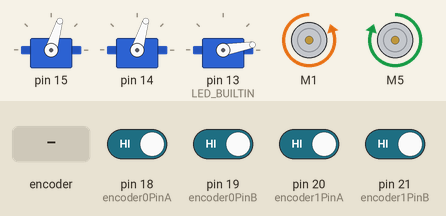
This sketch was run on a simulated Arduino Mega 2560, built with avr-gcc and run on an emulated ATmega2560. Parts: 3 × servo, 2 × DC motor (green arrow = forward, orange = backward, longer = faster). Inputs (shaded band) come from the test bench; at power-on: pin 18 (encoder0PinA), pin 19 (encoder0PinB), pin 20 (encoder1PinA), pin 21 (encoder1PinB) HIGH. The ROS host is connected and sends only what is stated.

Above: at 1.2 s.
1.3 s: rotary encoder on pin 18 (encoder0PinA) / pin 19 (encoder0PinB) turned 1 step (first pin leading)
At 4.02 s:
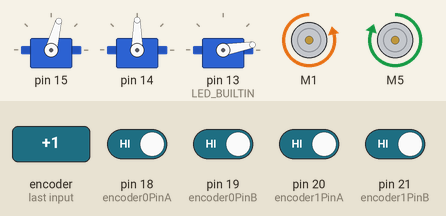
At 5.52 s:
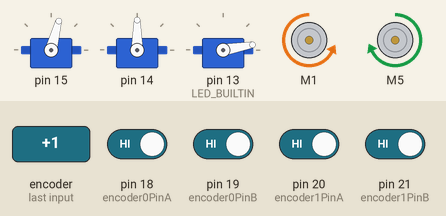
Timing chart, 0 to 22.6 s (numbered marks = the images above; inputs shaded):
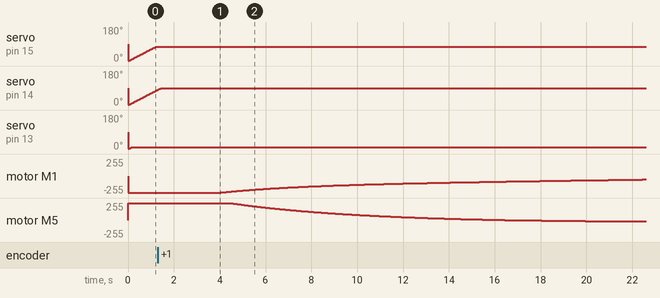

Measured:
- after the input at 1.3 s, motor M1: moves from backward 254/255 to backward 52/255 over 18.6 s, starting after 2.6 s; motor M5: moves from forward 254/255 to backward 19/255 over 17.6 s, starting after 3.2 s

The sketch:

full_controller.ino
```cpp
// (licence header left out)
#include <ros.h>
#include <std_msgs/UInt16.h>
#include <geometry_msgs/Pose2D.h>
#include "CytronMotorDriver.h"
#include <math.h>
#include <Servo.h>

// Wheelbase Motion code

ros::NodeHandle nh;
// define encoder pins
const int encoder0PinA = 18; // interrupt pin 5 on MEGA
const int encoder0PinB = 19; // interrupt pin 4 on MEGA

const int encoder1PinA = 20; // interrupt pin 3 on MEGA
const int encoder1PinB = 21; // interrupt pin 2 on MEGA

unsigned long timeNow = 0;
unsigned long timeDlt = 0;
float         timeStp = 0.0;
unsigned long timePrv = 0;

// encoder value change motor turn angles
const float ratio = 2*PI/3280.0;
// 360. -> 1 turn (in deg)
// 2*PI -> 1 turn (in rad)
// 3280 -> Gear and Encoder Ratio

// declare and initialize global encoder position variables
volatile long encoder0Pos = 0;
volatile long encoder1Pos = 0;

// Configure the motor driver.
CytronMD motor1(PWM_DIR, 1, 0); // PWM 1 = Pin 1, DIR 1 = Pin 0.
CytronMD motor2(PWM_DIR, 5, 4); // PWM 2 = Pin 5, DIR 2 = Pin 4.

// Define parameters for Dijkstra and Dynamic Window Approach
// float dist_threshold = 0.25; // threshold distance to goal
float dist_threshold = 0.01; // threshold distance to goal
float angle_threshold = 0.01; // threshold orientation to goal

float wheelDiameter = 0.05; // meter
float wheelRadius = wheelDiameter/2.0;
float interWheelDistance = 0.14; // meter
//scannerPoseWrtBob = bob_getScannerPose(connection);

// controller parameters
float Krho = 0.7;
float Kalpha = 2.0;
float Kbeta = -0.6;
// float Kalpha = 0.0;
// float Kbeta = -0.00;
bool backwardAllowed = false;
bool useConstantSpeed = false;
float constantSpeed = 4;
float constantSpeed2 = 20;

float wheelLPos = 0.0;
float wheelRPos = 0.0;

float wheelLVel = 0.0;
float wheelRVel = 0.0;

float wheelRPosPrv = 0.0;
float wheelLPosPrv = 0.0;

float x = 0.0;
float y = 0.0;
float theta = 0.0;

float xR_dot = 0.0;
float theta_dot = 0.0;

float xR = 0.0; // delete later

float x_dot = 0.0;
float y_dot = 0.0;

// float xg = 1.0;
// float yg = 0.5;
// float thetag = -PI/4;

float xg = 1.0;
float yg = 0.0;
float thetag = PI/2;

float rho = 0.0;
float lambda = 0.0;
float alpha = 0.0;

float beta_mot = 0.0;

float vu = 0.0;
float omega = 0.0;

float Phia = 0.0;
float Phib = 0.0;

float RightWheelVelocity = 0.0;
float LeftWheelVelocity = 0.0;

float dtheta = 0.0;

bool EndCond = false;
bool StartCond = false;

int left_pwm = 0;
int right_pwm = 0;

float normalizeAngle(float angle) {
  // normalizeAngle   set angle to the range [-pi,pi)
  return fmod((angle+PI),(2*PI)) - PI;
}

void doEncoder0A() {
  encoder0Pos += (digitalRead(encoder0PinA) == digitalRead(encoder0PinB))?1:-1;
}

void doEncoder0B() {
  encoder0Pos -= (digitalRead(encoder0PinA) == digitalRead(encoder0PinB))?1:-1;
}

void doEncoder1A() {
  encoder1Pos += (digitalRead(encoder1PinA) == digitalRead(encoder1PinB))?1:-1;
}

void doEncoder1B() {
  encoder1Pos -= (digitalRead(encoder1PinA) == digitalRead(encoder1PinB))?1:-1;
}

// Servo Code

int neck_len = 75;
int neck_yaw = 90;
int neck_pitch = 10;

void neck_len_cb(const std_msgs::UInt16& cmd_msg){
  neck_len = cmd_msg.data;
}

void neck_yaw_cb(const std_msgs::UInt16& cmd_msg){
  neck_yaw = cmd_msg.data;
}

void neck_pitch_cb(const std_msgs::UInt16& cmd_msg){
  neck_pitch = cmd_msg.data;
}

void pose2d_cb(const geometry_msgs::Pose2D& cmd_msg){
  xg = cmd_msg.x;
  yg = cmd_msg.y;
  thetag = cmd_msg.theta;
}

ros::Subscriber<std_msgs::UInt16> sub1("neck_len", neck_len_cb);
ros::Subscriber<std_msgs::UInt16> sub2("neck_yaw", neck_yaw_cb);
ros::Subscriber<std_msgs::UInt16> sub3("neck_pitch", neck_pitch_cb);
ros::Subscriber<geometry_msgs::Pose2D> sub4("travel_pose", pose2d_cb);

class Sweeper
{
  Servo servo;              // the servo
  int pos;              // current servo position
  int increment;        // increment to move for each interval
  int updateInterval;      // interval between updates
  unsigned long lastUpdate; // last update of position

public:
  Sweeper(int interval)
  {
    updateInterval = interval;
    increment = 1;
  }

  void Attach(int pin)
  {
    servo.attach(pin);
  }

  void Detach()
  {
    servo.detach();
  }

  void GoTo(int posDes)
  {
    if((millis() - lastUpdate) > updateInterval)  // time to update
    {
      lastUpdate = millis();
      if (pos < posDes)
        pos += increment;
      if (pos > posDes)
        pos -= increment;
      servo.write(pos);
      //Serial.println(pos);
    }
  }

  void MoveCheck(int posDes)
  {
    if(pos-posDes < 1 && pos-posDes > -1)
    {
      digitalWrite(LED_BUILTIN, LOW);  // Update the actual LED
    }
    else
    {
      digitalWrite(LED_BUILTIN, HIGH);   // Update the actual LED
    }
  }

  void Update()
  {
    if((millis() - lastUpdate) > updateInterval)  // time to update
    {
      lastUpdate = millis();
      pos += increment;
      servo.write(pos);
      if ((pos >= 1) || (pos <= 0)) // end of sweep
      {
        // reverse direction
        increment = -increment;
      }
    }
  }
};

Sweeper sweeper1(15);
Sweeper sweeper2(15);
Sweeper sweeper3(15);


void setup()
{
  nh.initNode();
  //nh.advertise(imu_pub);

// Wheelbase motion
  pinMode(encoder0PinA, INPUT_PULLUP);
  pinMode(encoder0PinB, INPUT_PULLUP);

  // encoder pin on interrupt #5 (pin 18)
  attachInterrupt(digitalPinToInterrupt(encoder0PinA), doEncoder0A, CHANGE);

  // encoder pin on interrupt #4 (pin 19)
  attachInterrupt(digitalPinToInterrupt(encoder0PinB), doEncoder0B, CHANGE);

  pinMode(encoder1PinA, INPUT_PULLUP);
  pinMode(encoder1PinB, INPUT_PULLUP);

  // encoder pin on interrupt #3 (pin 20)
  attachInterrupt(digitalPinToInterrupt(encoder1PinA), doEncoder1A, CHANGE);

  // encoder pin on interrupt #2 (pin 21)
  attachInterrupt(digitalPinToInterrupt(encoder1PinB), doEncoder1B, CHANGE);

  // end of encoder code

  timePrv = millis();
  timeStp = 0.008;

  // Servo

  nh.subscribe(sub1);
  nh.subscribe(sub2);
  nh.subscribe(sub3);

  sweeper1.Attach(15);
  sweeper2.Attach(14);
  sweeper3.Attach(13);

  sweeper1.GoTo(80);
  sweeper2.GoTo(80);
  sweeper3.GoTo(10);

}

void loop()
{

  // Servo

  sweeper1.GoTo(neck_len);
  sweeper2.GoTo(neck_yaw);
  sweeper3.GoTo(neck_pitch);

  sweeper1.MoveCheck(neck_len);
  sweeper2.MoveCheck(neck_yaw);
  sweeper3.MoveCheck(neck_pitch);

// Wheelbase
  if (StartCond == true) {
    if (EndCond == false) {

      // run control step
      rho = sqrt(pow((xg-x),2)+pow((yg-y),2));        // pythagoras theorem, sqrt(dx^2 + dy^2)
      lambda = atan2(yg-y, xg-x);           // angle of the vector pointing from the robot to the goal in the inertial frame
      alpha = normalizeAngle(lambda-theta); // angle of the vector pointing from the robot to the goal in the robot frame
      beta_mot = normalizeAngle(thetag-lambda);

      // lambda = normalizeAngle(atan2(yg-y, xg-x));           // angle of the vector pointing from the robot to the goal in the inertial frame
      // alpha = lambda-theta; // angle of the vector pointing from the robot to the goal in the robot frame
      // beta = thetag-lambda;

      if (backwardAllowed == true) {
          // If obstacle in "front" => go forward
          if (fabs(alpha) > PI/2) {
              alpha = normalizeAngle(lambda-theta-PI);
              beta_mot = normalizeAngle(thetag-lambda-PI);
              Krho = -Krho;
          }
      }

      vu = Krho*rho; // [m/s]
      if (rho > 1e-6) {
        omega = Kalpha*alpha + Kbeta*beta_mot; // [rad/s]
      } else {
        omega = 6*Kalpha*normalizeAngle(thetag-theta); // [rad/s]
      }

      if (useConstantSpeed == true) {
          float absVel = fabs(vu);
          if (absVel > 10) {
              vu = constantSpeed*vu/absVel;
          }
          if (fabs(omega) > 0.1) {
              omega = constantSpeed2*omega/fabs(omega);
          }
      }

      Phia = vu/wheelRadius;
      Phib = omega*interWheelDistance/wheelDiameter;

      RightWheelVelocity = 0.25*(Phia + Phib);
      LeftWheelVelocity = 0.25*(Phia - Phib);

      // End condition
      dtheta = fabs(normalizeAngle(theta-thetag));
      EndCond = (rho < dist_threshold && dtheta < angle_threshold) || rho > 5;

      xR_dot = wheelRadius*(RightWheelVelocity+LeftWheelVelocity)/2;
      theta_dot = wheelRadius*(RightWheelVelocity-LeftWheelVelocity)/(2*interWheelDistance);

      // xR = xR + xR_dot*timeStp;
      theta = theta + theta_dot*timeStp;

      x_dot = cos(theta)*xR_dot;
      y_dot = sin(theta)*xR_dot;

      x = x + x_dot*timeStp;
      y = y + y_dot*timeStp;

    }
    else {
      RightWheelVelocity = 0.0;
      LeftWheelVelocity = 0.0;
    }
  } else {
    LeftWheelVelocity = 20.0;
    RightWheelVelocity = 20.0;
  }

  left_pwm = (int)(60*LeftWheelVelocity);
  right_pwm = -(int)(60*RightWheelVelocity);

  if (right_pwm < -254)
    right_pwm = -254;
  if (right_pwm > 254)
    right_pwm = 254;

  if (left_pwm < -254)
    left_pwm = -254;
  if (left_pwm > 254)
    left_pwm = 254;

  timeNow = millis();
  timeDlt = timeNow - timePrv;
  if (timeDlt > 0)
    timeStp = (float)timeDlt*0.001;
  else
    timeStp = 0.008;
  timePrv = timeNow;

  wheelLPos = -(float)encoder0Pos*ratio;
  wheelRPos = (float)encoder1Pos*ratio;

  wheelLVel = (wheelLPos-wheelLPosPrv)/timeStp;
  wheelRVel = (wheelRPos-wheelRPosPrv)/timeStp;

  if (fabs(wheelLVel)+fabs(wheelRVel) > 1e-6)
    StartCond = true;

  wheelLPosPrv = wheelLPos;
  wheelRPosPrv = wheelRPos;

  motor1.setSpeed(right_pwm);
  motor2.setSpeed(left_pwm);


}
```
